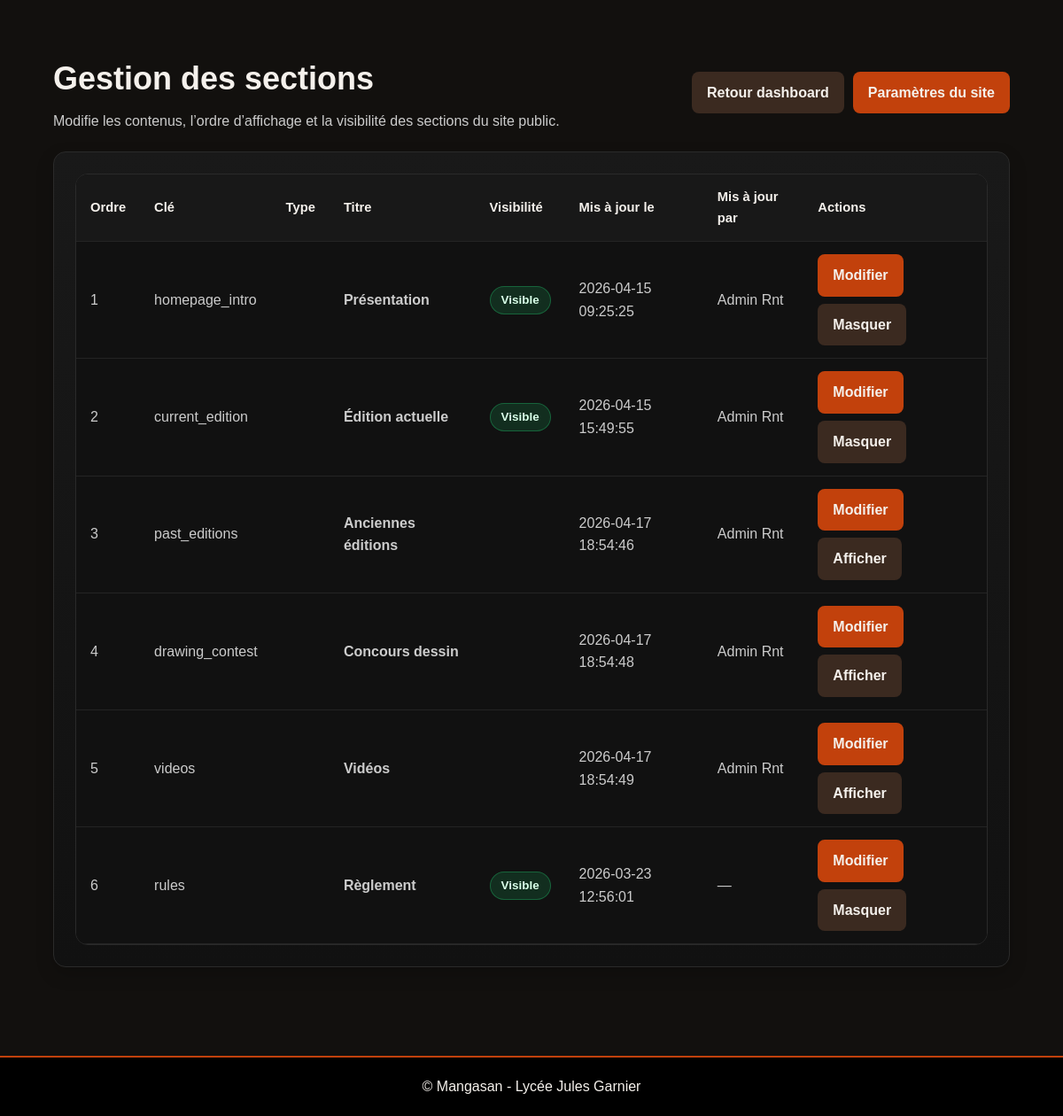
Screenshot of /admin/sections.php (signed in) with the database file from the repository.
### tables this page shows
CREATE TABLE `site_sections` (
  `id` int(10) UNSIGNED NOT NULL,
  `section_key` varchar(100) NOT NULL,
  `section_type` varchar(255) NOT NULL,
  `title` varchar(255) NOT NULL,
  `subtilte` varchar(255) DEFAULT NULL,
  `content` text DEFAULT NULL,
  `media_type` enum('none','image','video') NOT NULL DEFAULT 'none',
  `media_value` varchar(255) DEFAULT NULL,
  `display_order` int(10) UNSIGNED NOT NULL DEFAULT 0,
  `is_visible` tinyint(1) NOT NULL DEFAULT 1,
  `updated_at` datetime NOT NULL DEFAULT current_timestamp() ON UPDATE current_timestamp(),
  `updated_by` int(10) UNSIGNED DEFAULT NULL
);

### admin/sections.php (the view, shortened to what this page needs)
<?php
require_once __DIR__ . '/../includes/db.php';
function e(?string $value): string
{
    return htmlspecialchars((string) $value, ENT_QUOTES, 'UTF-8');
}
$stmt = $pdo->query(
    'SELECT
        site_sections.id,
        site_sections.section_key,
        site_sections.section_type,
        site_sections.title,
        site_sections.subtilte,
        site_sections.display_order,
        site_sections.is_visible,
        site_sections.updated_at,
        COALESCE(
            NULLIF(users.display_name, \'\'),
            NULLIF(TRIM(CONCAT(users.first_name, \' \', users.last_name)), \'\'),
            users.username
        ) AS updated_by_name
     FROM site_sections
     LEFT JOIN users ON users.id = site_sections.updated_by
     ORDER BY site_sections.display_order ASC, site_sections.id ASC'
);
$sections = $stmt->fetchAll();
require_once __DIR__ . '/../includes/header.php';
?>
<main class="admin-dashboard-page">
    <section class="home-section">
        <div class="container">
            <div class="admin-toolbar">
                <div class="admin-page-heading">
                    <h1>Gestion des sections</h1>
                    <p>Modifie les contenus, l’ordre d’affichage et la visibilité des sections du site public.</p>
                </div>
                <div class="admin-toolbar-actions">
                    <a href="/mangasan/admin/index.php" class="btn btn-secondary">Retour dashboard</a>
                    <a href="/mangasan/admin/setting.php" class="btn btn-primary">Paramètres du site</a>
                </div>
            </div>
            <div class="admin-panel">
                <div class="admin-table-wrapper">
                    <table class="admin-table">
                        <thead>
                            <tr>
                                <th>Ordre</th>
                                <th>Clé</th>
                                <th>Type</th>
                                <th>Titre</th>
                                <th>Visibilité</th>
                                <th>Mis à jour le</th>
                                <th>Mis à jour par</th>
                                <th>Actions</th>
                            </tr>
                        </thead>
                        <tbody>
                            <?php foreach ($sections as $section): ?>
                                <tr>
                                    <td><?php echo (int) $section['display_order']; ?></td>
                                    <td><?php echo e($section['section_key']); ?></td>
                                    <td><?php echo e($section['section_type']); ?></td>
                                    <td>
                                        <strong><?php echo e($section['title']); ?></strong>
                                    </td>
                                    <td>
                                        <span class="admin-badge <?php echo (int) $section['is_visible'] === 1 ? 'is-visible' : 'is-hidden'; ?>">
                                            <?php echo (int) $section['is_visible'] === 1 ? 'Visible' : 'Masquée'; ?>
                                        </span>
                                    </td>
                                    <td><?php echo e($section['updated_at']); ?></td>
                                    <td><?php echo e($section['updated_by_name'] ?? '—'); ?></td>
                                    <td>
                                        <div class="admin-actions-inline">
                                            <a href="/mangasan/admin/section_edit.php?id=<?php echo (int) $section['id']; ?>" class="btn btn-primary">Modifier</a>
                                            <form method="post" action="/mangasan/actions/section_toggle_visibility.php">
                                                <button type="submit" class="btn btn-secondary">
                                                    <?php echo (int) $section['is_visible'] === 1 ? 'Masquer' : 'Afficher'; ?>
                                                </button>
                                            </form>
                                        </div>
                                    </td>
                                </tr>
                            <?php endforeach; ?>
                        </tbody>
                    </table>
                </div>
            </div>
        </div>
    </section>
</main>
<?php require_once __DIR__ . '/../includes/footer.php'; ?>

### public/assets/css/style.css (style rules this page uses)
:root { --font-base: Arial, sans-serif; --color-primary: #e50914; --color-primary-hover: #ff1a1a; --color-secondary: #333333; --color-accent: #c1121f; --color-background: #0f0f0f; --color-surface: #111111; --color-surface-soft: #151515; --color-surface-alt: #1a1a1a; --color-border: #2a2a2a; --color-text: #ffffff; --color-text-muted: #cccccc; --color-text-soft: #c8c8c8; --radius-sm: 8px; --radius-md: 14px; --radius-lg: 22px; --container-width: 1200px; --shadow-sm: 0 8px 20px rgba(0, 0, 0, 0.18); --shadow-md: 0 16px 30px rgba(0, 0, 0, 0.28); --shadow-lg: 0 24px 60px rgba(0, 0, 0, 0.42); --transition-fast: 0.2s ease; --transition-base: 0.25s ease; --transition-slow: 0.35s ease; }
* { margin: 0; padding: 0; box-sizing: border-box; }
html { scroll-behavior: smooth; }
body { font-family: var(--font-base); background: var(--color-background); color: var(--color-text); line-height: 1.6; }
a { color: inherit; }
main { min-height: calc(100vh - 140px); }
.container { width: min(90%, var(--container-width)); margin: 0 auto; }
.home-section, .section { padding: 60px 0; }
.btn { display: inline-flex; align-items: center; justify-content: center; min-height: 44px; padding: 10px 16px; border: 1px solid transparent; border-radius: var(--radius-sm); background: var(--color-primary); color: var(--color-text); text-align: center; text-decoration: none; font: inherit; font-weight: 700; cursor: pointer; transition: var(--transition-base); }
.btn.secondary, .btn.btn-secondary { background: var(--color-secondary); }
.btn.primary, .btn.btn-primary { background: var(--color-primary); }

### public/assets/css/admin.css (style rules this page uses)
.admin-panel { padding: 24px; background: linear-gradient(180deg, #191919 0%, #111111 100%); border: 1px solid #2a2a2a; border-radius: var(--radius-md); box-shadow: var(--shadow-sm); }
.admin-toolbar { display: flex; justify-content: space-between; align-items: center; flex-wrap: wrap; gap: 14px; margin-bottom: 22px; }
.admin-toolbar-actions { display: flex; flex-wrap: wrap; gap: 10px; }
.admin-table-wrapper { overflow-x: auto; border: 1px solid #2a2a2a; border-radius: var(--radius-md); }
.admin-table { width: 100%; border-collapse: collapse; min-width: 760px; background: #111111; }
.admin-table th, .admin-table td { padding: 14px 16px; text-align: left; border-bottom: 1px solid #242424; }
.admin-table th { background: #181818; color: var(--color-text); font-size: 0.92rem; }
.admin-table td { color: var(--color-text-muted); }
.admin-page-heading { display: grid; gap: 6px; }
.admin-page-heading h1 { margin: 0; font-size: clamp(2rem, 3vw, 2.8rem); }
.admin-page-heading p { margin: 0; color: var(--color-text-muted); }
.admin-actions-inline { display: flex; flex-wrap: wrap; gap: 8px; }
.admin-badge { display: inline-flex; align-items: center; justify-content: center; min-height: 32px; padding: 0 12px; border-radius: 999px; font-size: 0.84rem; font-weight: 700; }
.admin-badge.is-visible { background: rgba(30, 180, 100, 0.18); color: #d9ffe9; border: 1px solid rgba(30, 180, 100, 0.4); }

### rows the page displays
site_sections: display_order "1", section_key "homepage_intro", title "Présentation", is_visible "Visible", updated_at "2026-04-15 09:25:25", updated_by_name "Admin Rnt"
site_sections: display_order "2", section_key "current_edition", title "Édition actuelle", is_visible "Visible", updated_at "2026-04-15 15:49:55", updated_by_name "Admin Rnt"
site_sections: display_order "3", section_key "past_editions", title "Anciennes éditions", updated_at "2026-04-17 18:54:46", updated_by_name "Admin Rnt", is_visible "Afficher"
site_sections: display_order "4", section_key "drawing_contest", title "Concours dessin", updated_at "2026-04-17 18:54:48", updated_by_name "Admin Rnt", is_visible "Afficher"
site_sections: display_order "5", section_key "videos", title "Vidéos", updated_at "2026-04-17 18:54:49", updated_by_name "Admin Rnt", is_visible "Afficher"
site_sections: display_order "6", section_key "rules", title "Règlement", is_visible "Visible", updated_at "2026-03-23 12:56:01", updated_by_name "—"
